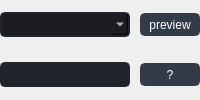
                  <widget class="QWidget" name="tab">
                   <attribute name="title">
                    <string>rigid</string>
                   </attribute>
                   <layout class="QHBoxLayout" name="horizontalLayout_5">
                    <property name="spacing">
                     <number>0</number>
                    </property>
                    <property name="leftMargin">
                     <number>0</number>
                    </property>
                    <property name="topMargin">
                     <number>0</number>
                    </property>
                    <property name="rightMargin">
                     <number>0</number>
                    </property>
                    <property name="bottomMargin">
                     <number>0</number>
                    </property>
                    <item>
                     <layout class="QVBoxLayout" name="verticalLayout_5">
                      <property name="spacing">
                       <number>0</number>
                      </property>
                      <item>
                       <layout class="QHBoxLayout" name="horizontalLayout_6" stretch="10,1">
                        <property name="spacing">
                         <number>10</number>
                        </property>
                        <item>
                         <widget class="QComboBox" name="comboBox_1">
                          <property name="sizePolicy">
                           <sizepolicy hsizetype="Preferred" vsizetype="Fixed">
                            <horstretch>0</horstretch>
                            <verstretch>0</verstretch>
                           </sizepolicy>
                          </property>
                          <property name="minimumSize">
                           <size>
                            <width>0</width>
                            <height>25</height>
                           </size>
                          </property>
                          <property name="maximumSize">
                           <size>
                            <width>16777215</width>
                            <height>25</height>
                           </size>
                          </property>
                          <property name="styleSheet">
                           <string notr="true">QComboBox{
	background-color: rgb(27, 29, 35);
	border-radius: 5px;
	border: 2px solid rgb(33, 37, 43);
	padding: 2px;
	padding-left: 10px;
	color: rgb(255, 255, 255);
	font: 75 10pt &quot;MS Shell Dlg 2&quot;;
}
QComboBox:hover{
	border: 2px solid rgb(64, 71, 88);
}
QComboBox::drop-down {
	subcontrol-origin: padding;
	subcontrol-position: top right;
	width: 25px; 
	border-left-width: 3px;
	border-left-color: rgba(39, 44, 54, 150);
	border-left-style: solid;
	border-top-right-radius: 3px;
	border-bottom-right-radius: 3px;	
	background-position: center;
	background-image: url(./images/icons/cil-arrow-bottom.png);
	background-repeat: no-reperat;
 }
QComboBox QAbstractItemView {
	color: rgb(112, 255, 16);
	background-color: rgb(33, 37, 43);
	padding: 10px;
	selection-background-color: rgb(39, 44, 54);
}</string>
                          </property>
                         </widget>
                        </item>
                        <item alignment="Qt::AlignHCenter|Qt::AlignVCenter">
                         <widget class="QPushButton" name="pushButton_1">
                          <property name="minimumSize">
                           <size>
                            <width>60</width>
                            <height>23</height>
                           </size>
                          </property>
                          <property name="maximumSize">
                           <size>
                            <width>16777215</width>
                            <height>23</height>
                           </size>
                          </property>
                          <property name="styleSheet">
                           <string notr="true">QPushButton {
	border: 2px solid rgb(52, 59, 72);
	border-radius: 5px;	
	background-color: rgb(52, 59, 72);
	color: rgb(255, 255, 255);
	font: 75 10pt &quot;MS Shell Dlg 2&quot;;
}
 QPushButton:hover {
	background-color: rgb(57, 65, 80);
	border: 2px solid rgb(61, 70, 86);
}
 QPushButton:pressed {	
	background-color: rgb(35, 40, 49);
	border: 2px solid rgb(43, 50, 61);
}</string>
                          </property>
                          <property name="text">
                           <string>preview</string>
                          </property>
                         </widget>
                        </item>
                       </layout>
                      </item>
                      <item>
                       <layout class="QHBoxLayout" name="horizontalLayout_7" stretch="10,1">
                        <property name="spacing">
                         <number>10</number>
                        </property>
                        <item>
                         <widget class="QLineEdit" name="lineEdit_1">
                          <property name="minimumSize">
                           <size>
                            <width>35</width>
                            <height>25</height>
                           </size>
                          </property>
                          <property name="maximumSize">
                           <size>
                            <width>16777215</width>
                            <height>25</height>
                           </size>
                          </property>
                          <property name="styleSheet">
                           <string notr="true">QLineEdit {
	background-color: rgb(33, 37, 43);
	border-radius: 5px;
	border: 2px solid rgb(33, 37, 43);
	padding-left: 10px;
	selection-color: rgb(255, 255, 255);
	selection-background-color:rgb(112, 255, 16);
	color: rgb(255, 255, 255);
	padding:2px;
	font: 75 10pt &quot;MS Shell Dlg 2&quot;;
	padding-left: 10px;
}
QLineEdit:hover {
	border: 2px solid rgb(64, 71, 88);
	padding-left: 10px;
}
QLineEdit:focus {
	border: 2px solid rgb(91, 101, 124);
	padding-left: 10px;
}
</string>
                          </property>
                         </widget>
                        </item>
                        <item alignment="Qt::AlignHCenter|Qt::AlignVCenter">
                         <widget class="QPushButton" name="pushButton_2">
                          <property name="minimumSize">
                           <size>
                            <width>60</width>
                            <height>23</height>
                           </size>
                          </property>
                          <property name="maximumSize">
                           <size>
                            <width>16777215</width>
                            <height>23</height>
                           </size>
                          </property>
                          <property name="styleSheet">
                           <string notr="true">QPushButton {
	border: 2px solid rgb(52, 59, 72);
	border-radius: 5px;	
	background-color: rgb(52, 59, 72);
	color: rgb(255, 255, 255);
	font: 75 10pt &quot;MS Shell Dlg 2&quot;;
}
 QPushButton:hover {
	background-color: rgb(57, 65, 80);
	border: 2px solid rgb(61, 70, 86);
}
 QPushButton:pressed {	
	background-color: rgb(35, 40, 49);
	border: 2px solid rgb(43, 50, 61);
}</string>
                          </property>
                          <property name="text">
                           <string>?</string>
                          </property>
                         </widget>
                        </item>
                       </layout>
                      </item>
                     </layout>
                    </item>
                   </layout>
                  </widget>
